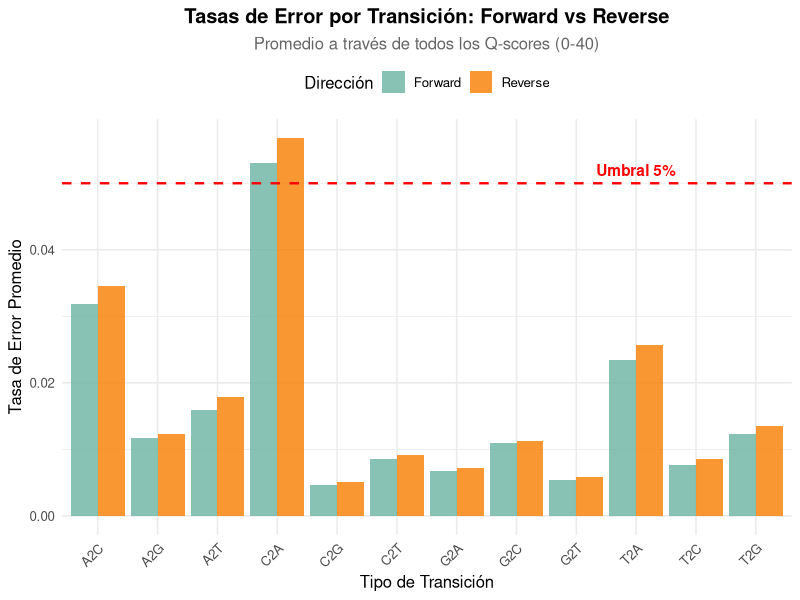

Here is the R script that generated this plot:
## ---- chunk 1
# Supongamos que tienes 1000 As reales en tu secuencia
n_bases_A <- 1000

# Y err_summary dice: A2C = 0.03 (3%)
error_rate_A2C <- 0.03

# Entonces:
bases_correctas <- round(n_bases_A * (1 - error_rate_A2C))
bases_incorrectas <- round(n_bases_A * error_rate_A2C)

cat("De", n_bases_A, "As reales:\n")
cat("  -", bases_correctas, "se leen correctamente como A (", (1-error_rate_A2C)*100, "%)\n")
cat("  -", bases_incorrectas, "se leen erróneamente como C (", error_rate_A2C*100, "%)\n")
## ---- chunk 2
#| echo: false
library(knitr)
library(kableExtra)

comparison <- data.frame(
  Aspecto = c("Calidad promedio", "Tasas de error", "Razón"),
  Forward = c("Q30-Q35", "1-3%", "Primeros ciclos de secuenciación"),
  Reverse = c("Q25-Q30", "3-5%", "Últimos ciclos (calidad cae)")
)

kable(comparison, format = "html") %>%
  kable_styling(bootstrap_options = c("striped", "hover"))
## ---- chunk 3
#| fig-width: 10
#| fig-height: 6
#| warning: false

library(ggplot2)
library(tidyr)

# Datos de ejemplo (reemplazar con tus valores reales)
err_summary <- data.frame(
  Direction = c("Forward", "Reverse"),
  A2C = c(0.0318, 0.0346),
  A2G = c(0.0117, 0.0123),
  A2T = c(0.0159, 0.0179),
  C2A = c(0.0530, 0.0568),
  C2G = c(0.0046, 0.0051),
  C2T = c(0.0085, 0.0091),
  G2A = c(0.0068, 0.0072),
  G2C = c(0.0109, 0.0112),
  G2T = c(0.0054, 0.0059),
  T2A = c(0.0235, 0.0257),
  T2C = c(0.0077, 0.0085),
  T2G = c(0.0123, 0.0135)
)

# Convertir a formato largo para ggplot
err_long <- err_summary %>%
  pivot_longer(cols = -Direction, 
               names_to = "Transition", 
               values_to = "Error_Rate")

# Gráfico de barras
ggplot(err_long, aes(x = Transition, y = Error_Rate, fill = Direction)) +
  geom_col(position = "dodge", alpha = 0.8) +
  geom_hline(yintercept = 0.05, linetype = "dashed", color = "red", linewidth = 0.8) +
  annotate("text", x = 10, y = 0.052, label = "Umbral 5%", color = "red", fontface = "bold") +
  scale_fill_manual(values = c("Forward" = "#69b3a2", "Reverse" = "#f77f00")) +
  labs(
    title = "Tasas de Error por Transición: Forward vs Reverse",
    subtitle = "Promedio a través de todos los Q-scores (0-40)",
    x = "Tipo de Transición",
    y = "Tasa de Error Promedio",
    fill = "Dirección"
  ) +
  theme_minimal(base_size = 12) +
  theme(
    plot.title = element_text(face = "bold", hjust = 0.5),
    plot.subtitle = element_text(hjust = 0.5, color = "grey40"),
    axis.text.x = element_text(angle = 45, hjust = 1),
    legend.position = "top"
  )
## ---- chunk 4
#| echo: false
problems <- data.frame(
  Síntoma = c(
    "Tasas > 10%",
    "Reverse >> Forward (3-5×)",
    "Muchos NaN en err_summary",
    "Warning: 'no convergió'"
  ),
  Posible_Causa = c(
    "Calidad muy baja, contaminación",
    "Problema de ciclos de secuenciación",
    "Datos insuficientes para aprender",
    "MAX_CONSIST muy bajo, o datos ruidosos"
  ),
  Acción = c(
    "Revisar gráficos de calidad, aumentar truncLen",
    "Revisar QC del run, contactar proveedor",
    "Aumentar nbases_target o usar más muestras",
    "Aumentar MAX_CONSIST a 50+"
  )
)

kable(problems, format = "html") %>%
  kable_styling(bootstrap_options = c("striped", "hover")) %>%
  column_spec(1, bold = TRUE, color = "white", background = "#e63946") %>%
  column_spec(2, italic = TRUE)
## ---- chunk 5
#| echo: false
summary_table <- data.frame(
  Aspecto = c("Qué es", "Cómo se calcula", "Valores normales", "Por qué importa", "Qué hacer"),
  Explicación = c(
    "Promedio de tasas de error por tipo de transición (A→C, A→G, etc.)",
    "mean(errF$err_out['A2C', ]) → promedio a través de Q-scores",
    "0.1% - 5% (0.001 - 0.05)",
    "Valida que el modelo de error aprendió correctamente",
    "Comparar F vs R, advertir si > 10%, revisar gráficos de error"
  )
)

kable(summary_table, format = "html") %>%
  kable_styling(bootstrap_options = c("striped", "hover", "condensed"), full_width = TRUE) %>%
  column_spec(1, bold = TRUE, width = "20%") %>%
  column_spec(2, width = "80%")
